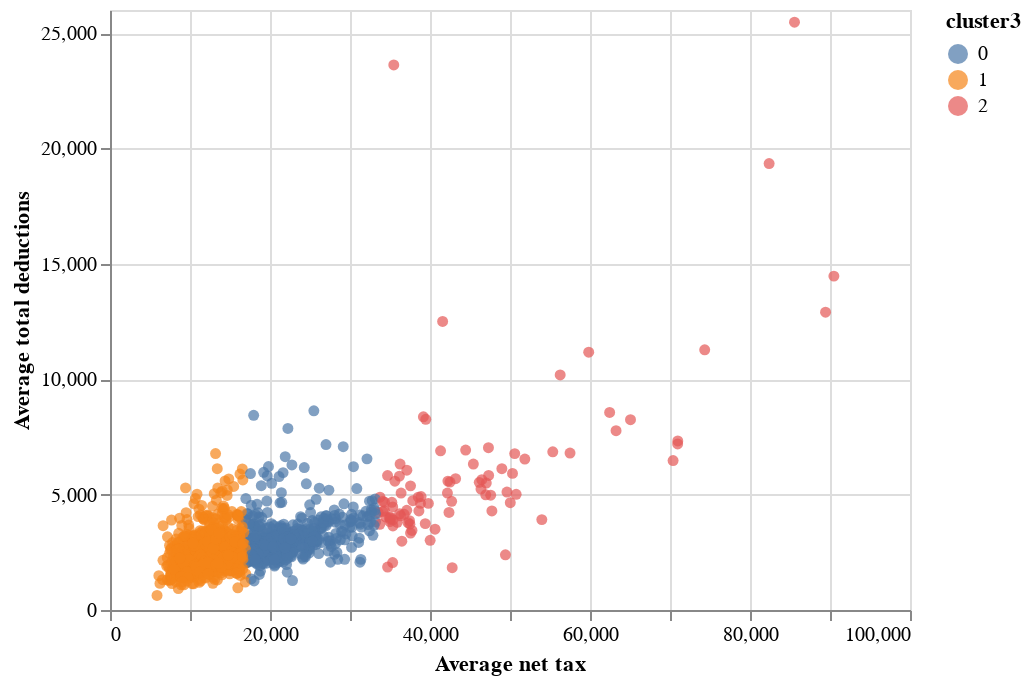

Notebook cell for this chart:
### Code cell
model = KMeans(random_state=14, n_clusters=3, init='k-means++', n_init=5).fit(X)
data['cluster3'] = model.predict(X)

alt.Chart(data).mark_circle().encode(x='Average net tax', y='Average total deductions', color='cluster3:N',
                                    tooltip=['Postcode', 'cluster', 'Average net tax', 'Average total deductions']).interactive()

### Figure 1 — Vega-Lite specification as saved in the notebook (floating-point values rounded to 4 significant figures; data arrays with more than 128 entries replaced by an {"elided": "..."} marker saying what was removed)
{"config": {"view": {"continuousWidth": 400, "continuousHeight": 300}}, "data": {"name": "data-cfaad7ff3d0cd41dd492bea811e93d4e"}, "mark": "circle", "encoding": {"color": {"type": "nominal", "field": "cluster3"}, "tooltip": [{"type": "quantitative", "field": "Postcode"}, {"type": "quantitative", "field": "cluster"}, {"type": "quantitative", "field": "Average net tax"}, {"type": "quantitative", "field": "Average total deductions"}], "x": {"type": "quantitative", "field": "Average net tax"}, "y": {"type": "quantitative", "field": "Average total deductions"}}, "selection": {"selector016": {"type": "interval", "bind": "scales", "encodings": ["x", "y"]}}, "$schema": "https://vega.github.io/schema/vega-lite/v4.8.1.json", "datasets": {"data-cfaad7ff3d0cd41dd492bea811e93d4e": {"elided": "2473 records"}}}
